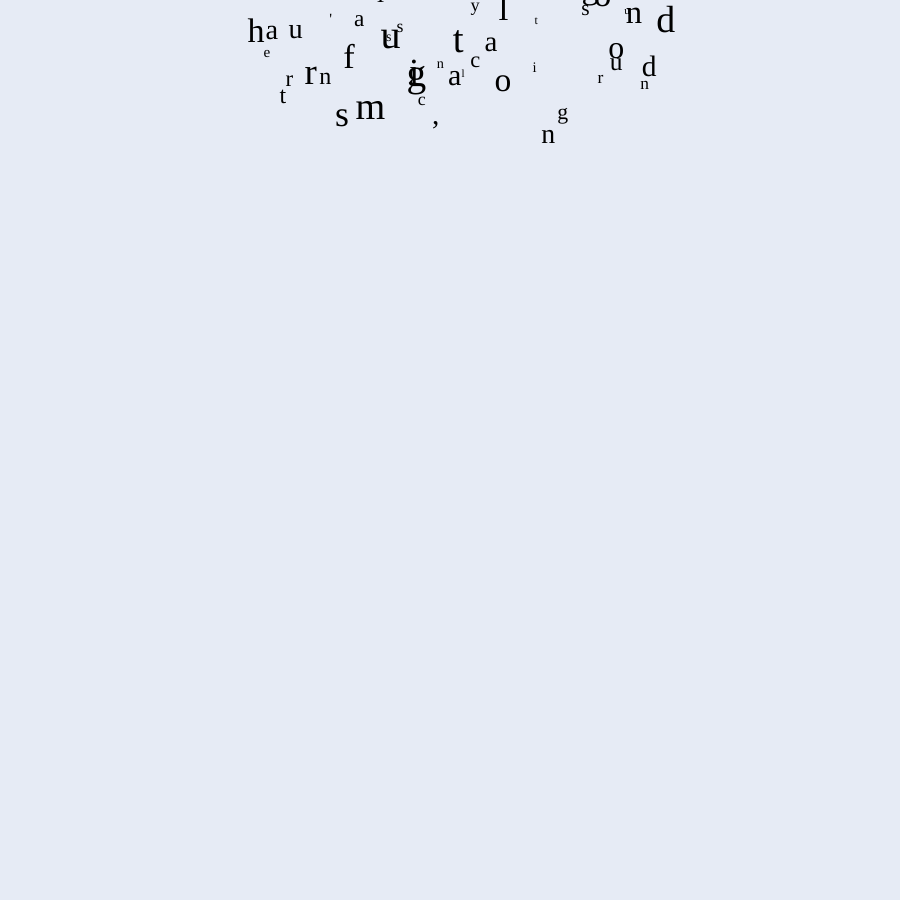
Frame 1 (no input)
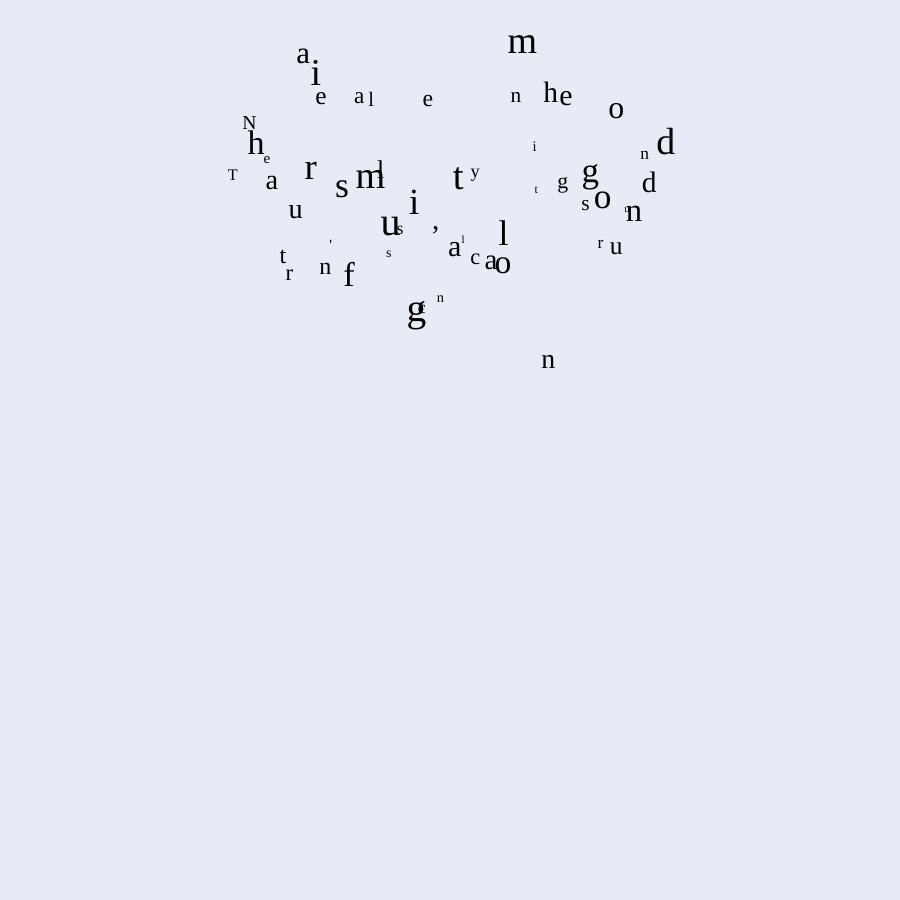
Frame 60 (no input)
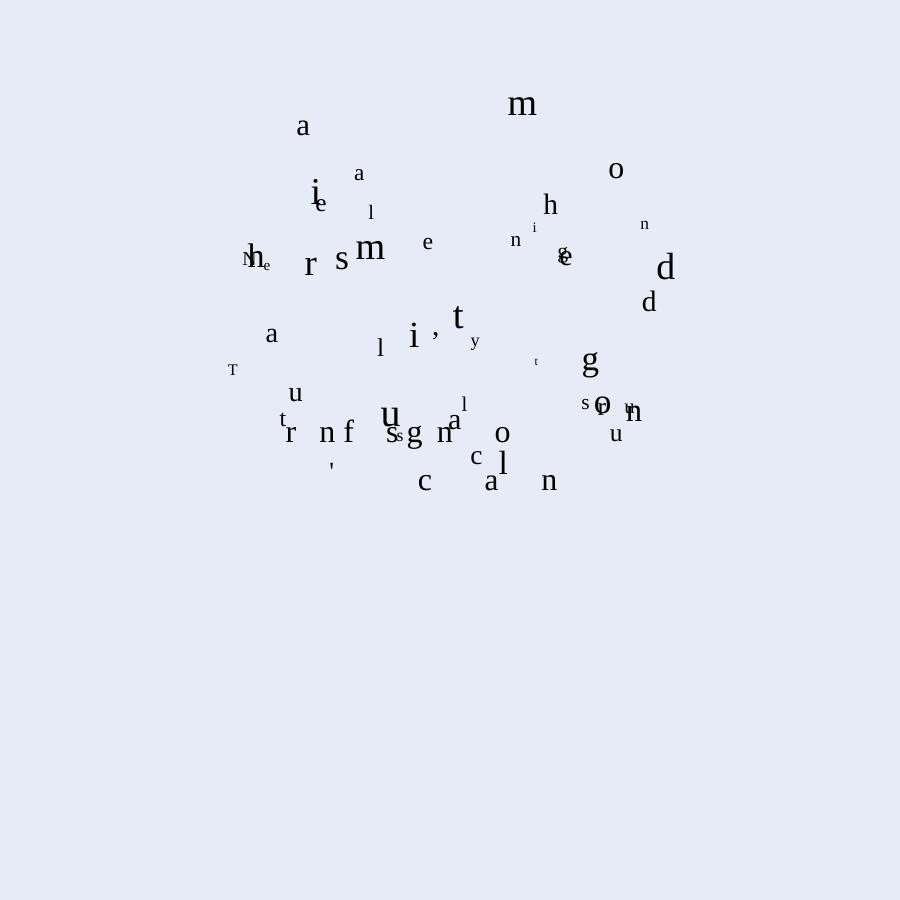
Frame 120 (the mouse pressed at the canvas centre since frame 60)

The p5.js sketch that drew these frames (run headless with seeded random() and noise() and a simulated clock; from frame 60 on, the mouse is pressed at the canvas centre):

// p5.js sketch
// ── sketch.js
//Prompt (for GPT+Claude):

// Have the text fall from the top of the screen, with each word or character in random sizes. As they land in the center of the screen, their sizes become uniform. Each line of the poem should align horizontally, and all lines should appear in the correct order to form a complete poem.



let sentence = "The rain falls gently on the ground\nNature's music, a calming sound";
let letters = [];
let finalFontSize = 32;
let dropHeight = 300;
let transitionPoint = 50; // 距离目标位置多远开始过渡字体大小

function setup() {
  createCanvas(900, 900);
  textFont('Georgia');
  textAlign(LEFT, BASELINE); // 使用BASELINE对齐
  fill(0);
  
  // 计算基于最终字体大小的位置
  textSize(finalFontSize);
  let lines = sentence.split('\n');
  let lineHeight = finalFontSize * 1.5;
  // 计算文本块的中心位置
  let startY = height / 2 - ((lines.length - 1) * lineHeight) / 2 + finalFontSize/2;
  
  // 处理每一行
  for (let i = 0; i < lines.length; i++) {
    let line = lines[i];
    let lineWidth = textWidth(line);
    let startX = (width - lineWidth) / 2;
    // 每一行所有字母共享相同的基线y坐标
    let y = startY + i * lineHeight;
    
    // 为这一行创建字母对象
    for (let j = 0; j < line.length; j++) {
      let ch = line[j];
      let chWidth = textWidth(ch);
      
      letters.push({
        char: ch,
        x: startX,
        y: y - dropHeight - random(50, 200),
        targetX: startX,
        targetY: y,
        size: random(10, 40), // 随机初始大小
        targetSize: finalFontSize,
        speed: random(1, 4),
        settled: false,
        transitioning: false // 新增状态，标记是否正在过渡大小
      });
      
      startX += chWidth;
    }
  }
}

function draw() {
  background(230, 235, 245);
  
  // 绘制每个字母
  for (let letter of letters) {
    // 设置当前字母的大小
    textSize(letter.size);
    
    if (!letter.settled) {
      // 下落过程 - 每个字母垂直下落
      letter.y += letter.speed;
      
      // 检查是否应该开始大小过渡
      if (!letter.transitioning && letter.targetY - letter.y < transitionPoint) {
        letter.transitioning = true;
      }
      
      // 如果正在过渡大小，逐渐将大小调整为目标大小
      if (letter.transitioning) {
        letter.size = lerp(letter.size, letter.targetSize, 0.1);
      }
      
      // 当字母到达或超过其目标Y位置时
      if (letter.y >= letter.targetY) {
        // 直接定位到目标位置
        letter.y = letter.targetY;
        letter.size = letter.targetSize; // 确保大小准确
        letter.settled = true;
      }
    }
    
    // 绘制字母
    text(letter.char, letter.x, letter.y);
  }
  
  // 检查动画是否完成（可选）
  // let allSettled = letters.every(l => l.settled);
  // if (allSettled) {
  //   // 可以在这里添加动画完成后的效果
  // }
}
